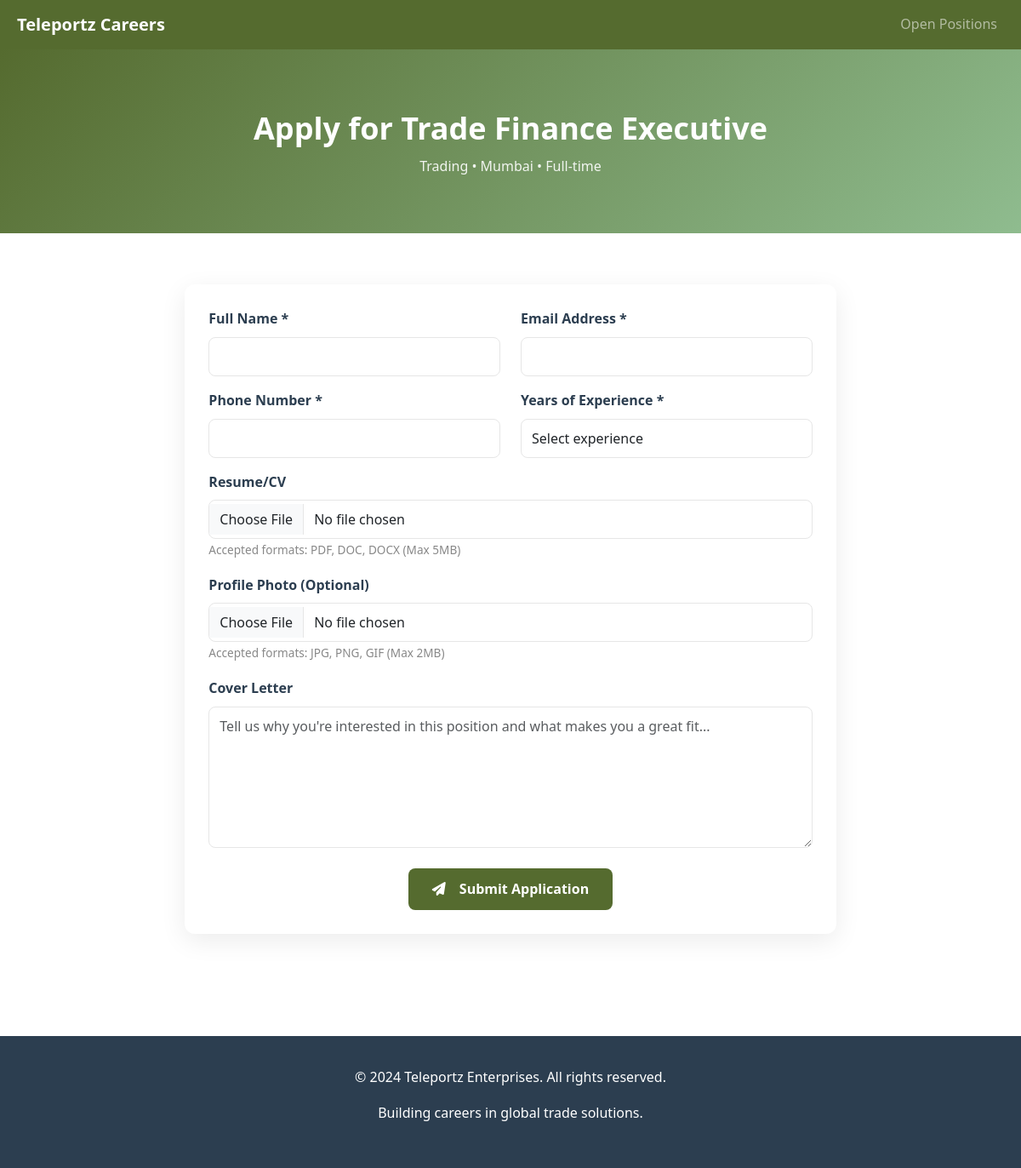
Page /job/11/apply on the committed database.
### career/models.py (models this page shows)
class Job(db.Model):
    id = db.Column(db.Integer, primary_key=True)
    title = db.Column(db.String(200), nullable=False)
    department = db.Column(db.String(100), nullable=False)
    location = db.Column(db.String(100), nullable=False)
    type = db.Column(db.String(50), nullable=False)
    experience = db.Column(db.String(100), nullable=False)
    salary_range = db.Column(db.String(100))
    description = db.Column(db.Text, nullable=False)
    requirements = db.Column(db.Text, nullable=False)
    benefits = db.Column(db.Text)
    is_active = db.Column(db.Boolean, default=True)
    created_at = db.Column(db.DateTime, default=datetime.utcnow)

### career/routes.py (the view, shortened to what this page needs)
@career_bp.route('/job/<int:job_id>/apply', methods=['GET', 'POST'])
def apply_job(job_id):
    job = Job.query.get_or_404(job_id)
    if not job.is_active:
        flash('This job posting is no longer available.', 'info')
        return redirect(url_for('career.careers'))
    return render_template('career/apply_job.html', job=job)

### career/templates/career/apply_job.html (shortened to what this page needs)
{% extends "base.html" %}
{% block content %}
<section class="apply-hero">
    <div class="container container-main">
        <div class="row">
            <div class="col-lg-8 mx-auto text-center">
                <h1 class="job-title">Apply for {{ job.title }}</h1>
                <p>{{ job.department }} • {{ job.location }} • {{ job.type }}</p>
            </div>
        </div>
    </div>
</section>
<section class="application-form">
    <div class="container container-main">
        <div class="row">
            <div class="col-lg-8 mx-auto">
                <div class="form-card">
                    <form method="POST" enctype="multipart/form-data">
                        <div class="row">
                            <div class="col-md-6 mb-3">
                                <label for="name" class="form-label">Full Name *</label>
                                <input type="text" class="form-control form-control-custom" id="name" name="name" required>
                            </div>
                            <div class="col-md-6 mb-3">
                                <label for="email" class="form-label">Email Address *</label>
                                <input type="email" class="form-control form-control-custom" id="email" name="email" required>
                            </div>
                        </div>
                        <div class="row">
                            <div class="col-md-6 mb-3">
                                <label for="phone" class="form-label">Phone Number *</label>
                                <input type="tel" class="form-control form-control-custom" id="phone" name="phone" required>
                            </div>
                            <div class="col-md-6 mb-3">
                                <label for="experience_years" class="form-label">Years of Experience *</label>
                                <select class="form-control form-control-custom" id="experience_years" name="experience_years" required>
                                    <option value="">Select experience</option>
                                </select>
                            </div>
                        </div>
                        <div class="mb-3">
                            <label for="resume" class="form-label">Resume/CV</label>
                            <input type="file" class="form-control form-control-custom" id="resume" name="resume" accept=".pdf,.doc,.docx">
                            <small class="form-text text-muted-small">Accepted formats: PDF, DOC, DOCX (Max 5MB)</small>
                        </div>
                        <div class="mb-3">
                            <label for="photo" class="form-label">Profile Photo (Optional)</label>
                            <input type="file" class="form-control form-control-custom" id="photo" name="photo" accept="image/*">
                            <small class="form-text text-muted-small">Accepted formats: JPG, PNG, GIF (Max 2MB)</small>
                        </div>
                        <div class="mb-4">
                            <label for="cover_letter" class="form-label">Cover Letter</label>
                            <textarea class="form-control form-control-custom" id="cover_letter" name="cover_letter" rows="6"
                                      placeholder="Tell us why you're interested in this position and what makes you a great fit..."></textarea>
                        </div>
                        <div class="text-center">
                            <button type="submit" class="btn-cta">
                                <i class="fa-solid fa-paper-plane me-2"></i>Submit Application
                            </button>
                        </div>
                    </form>
                </div>
            </div>
        </div>
    </div>
</section>
{% endblock %}

### career/static/css/careers.css (style rules this page uses)
.job-title { font-size: 1.4rem; font-weight: 700; color: #2c3e50; margin: 0 0 8px 0; line-height: 1.3; transition: color 0.3s ease; }
.container-main { max-width: 1200px; margin: 0 auto; padding: 0 20px; }
.apply-hero { background: linear-gradient(135deg, #556b2f 0%, #8fbc8f 100%); padding: 70px 0 50px; color: #fff; text-align: center; }
.apply-hero .job-title { font-size: 2.25rem; margin-bottom: 8px; }
.apply-hero p { color: rgba(255,255,255,0.9); font-size: 1rem; }
.application-form { padding: 60px 0; }
.form-card { background: white; border-radius: 12px; padding: 28px; box-shadow: 0 8px 30px rgba(0,0,0,0.08); }
.form-card .form-label { font-weight: 600; color: #2c3e50; }
.form-control-custom { border-radius: 8px; border: 1px solid #e6e6e6; padding: 10px 12px; }
.text-muted-small { font-size: 0.85rem; color: #888; }
.btn-cta { background: #556b2f; color: #fff; padding: 12px 28px; border-radius: 8px; border: none; font-weight: 700; text-decoration: none; display: inline-flex; align-items: center; gap: 8px; }
.job-title { color: #fff; font-size: 2.5rem; margin-bottom: 12px; font-weight: 700; }

### career/templates/base.html (style rules this page uses)
body { font-family: 'Segoe UI', Tahoma, Geneva, Verdana, sans-serif; line-height: 1.6; color: #333; }
.container { max-width: 1200px; margin: 0 auto; padding: 0 20px; }
.text-center { text-align: center; }

### rows in the picture
Job: title "Trade Finance Executive", department "Trading", location "Mumbai", type "Full-time"
